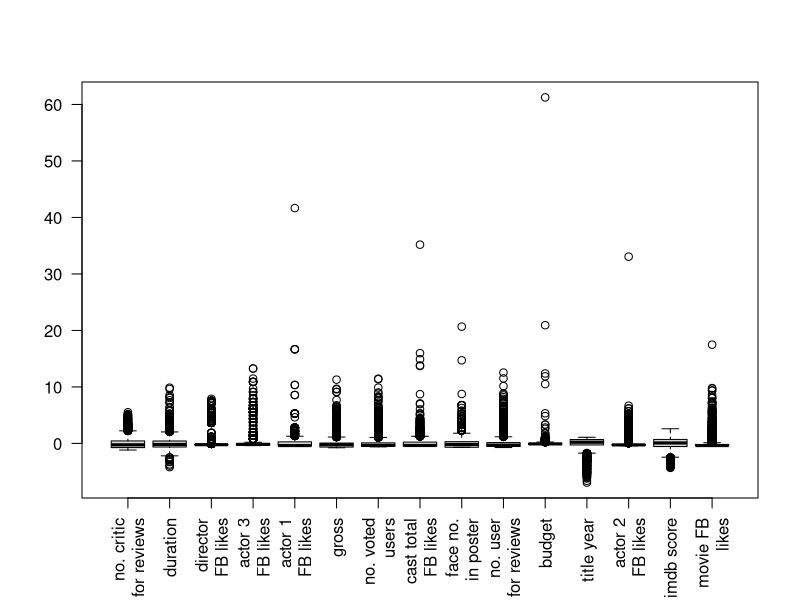

Generate this figure with R: (Note: this script raises an error after producing the figure.)
#Data
imdbData_Clean <- read.csv("Data/Clean IMDb Data.csv")
numData <- imdbData_Clean[sapply(imdbData_Clean, function(x) is.numeric(x))]
str(numData)

#Boxplots
boxplot(scale(numData), las = 2, xaxt = "n")
axis(1, las = 2, at = 1:15, labels = c("no. critic\nfor reviews",  
                              "duration",                 
                              "director\nFB likes",  
                              "actor 3\nFB likes",  
                              "actor 1\nFB likes",  
                              "gross",               
                              "no. voted\nusers",        
                              "cast total\nFB likes",
                              "face no.\nin poster",     
                              "no. user\nfor reviews",
                              "budget",              
                              "title year",          
                              "actor 2\nFB likes",  
                              "imdb score",
                              "movie FB\nlikes"))  

names(numData)

#PC Analysis
imdbData_Clean <- read.csv("Clean IMDb Data.csv")
imputed_data <- imdbData_Clean
gross_cat <- rep(NA, nrow(imdbData_Clean))
imputed_data <- cbind(imputed_data,gross_cat)
low <- 0
med <- quantile(imputed_data$gross, 0.33)
high <- quantile(imputed_data$gross, 0.66)
for(i in 1:nrow(imdbData_Clean)){
  if(is.na(imputed_data$gross[i])){
    imputed_data$gross_cat[i] = 'black'
  }
  else if(imputed_data$gross[i] >= low & imputed_data$gross[i] < med){
    imputed_data$gross_cat[i] = 'green'
  }
  else if(imputed_data$gross[i] >= med & imputed_data$gross[i] < high){
    imputed_data$gross_cat[i] = 'blue'
  }
  else if(imputed_data$gross[i] >= high){
    imputed_data$gross_cat[i] = 'red'
  }
}

plot(pmovie$scores[, 1], pmovie$scores[, 2],
     ylim = range(-10,8),
     xlab = "PC1", ylab = "PC2", cex=0.6, lwd = 2, type = 'p',
     col = imputed_data$gross_cat, pch = 16
)



#same again only for critics reviews 
critics_review_cat <- rep(NA, nrow(imdbData_Clean))
imputed_data <- cbind(imputed_data,critics_review_cat)
low <- 0
med <- quantile(imputed_data$num_critic_for_reviews, 0.33)
high <- quantile(imputed_data$num_critic_for_reviews, 0.66)
for(i in 1:nrow(imdbData_Clean)){
  if(is.na(imputed_data$num_critic_for_reviews[i])){
    imputed_data$critics_review_cat[i] = 'black'
  }
  else if(imputed_data$num_critic_for_reviews[i] >= low & imputed_data$num_critic_for_reviews[i] < med){
    imputed_data$critics_review_cat[i] = 'green'
  }
  else if(imputed_data$num_critic_for_reviews[i] >= med & imputed_data$num_critic_for_reviews[i] < high){
    imputed_data$critics_review_cat[i] = 'blue'
  }
  else if(imputed_data$num_critic_for_reviews[i] >= high){
    imputed_data$critics_review_cat[i] = 'red'
  }
}

plot(pmovie$scores[, 1], pmovie$scores[, 2],
     ylim = range(-10,5),
     xlim = range(-5,6),
     xlab = "PC1", ylab = "PC2", cex=0.8, lwd = 2, type = 'p',
     col = imputed_data$critics_review_cat, pch = 16
)


movie_fb_cat <- rep(NA, nrow(imdbData_Clean))
imputed_data <- cbind(imputed_data, movie_fb_cat)
for(i in 1:nrow(imdbData_Clean)){
  if(imputed_data$movie_facebook_likes[i] == 0){
    imputed_data$movie_fb_cat[i] = 'black'
  }
  else if(imputed_data$movie_facebook_likes[i] != 0){
    imputed_data$movie_fb_cat[i] = 'red'
  }
}

plot(pmovie$scores[, 1], pmovie$scores[, 2],
     ylim = range(-10,5),
     xlim = range(-5,6),
     xlab = "PC1", ylab = "PC2", cex=0.8, lwd = 2, type = 'p',
     col = imputed_data$movie_fb_cat, pch = 16
)



num_users_cat <- rep(NA, nrow(imdbData_Clean))
imputed_data <- cbind(imputed_data,num_users_cat)
low <- 0
med <- quantile(imputed_data$num_user_for_reviews, 0.33)
high <- quantile(imputed_data$num_user_for_reviews, 0.66)
for(i in 1:nrow(imdbData_Clean)){
  if(is.na(imputed_data$num_user_for_reviews[i])){
    imputed_data$num_users_cat[i] = 'black'
  }
  else if(imputed_data$num_user_for_reviews[i] >= low & imputed_data$num_user_for_reviews[i] < med){
    imputed_data$num_users_cat[i] = 'green'
  }
  else if(imputed_data$num_user_for_reviews[i] >= med & imputed_data$num_user_for_reviews[i] < high){
    imputed_data$num_users_cat[i] = 'blue'
  }
  else if(imputed_data$num_user_for_reviews[i] >= high){
    imputed_data$num_users_cat[i] = 'red'
  }
}

plot(pmovie$scores[, 1], pmovie$scores[, 2],
     ylim = range(-10,5),
     xlim = range(-5,6),
     xlab = "PC1", ylab = "PC2", cex=0.6, lwd = 2, type = 'p',
     col = imputed_data$num_users_cat, pch = 16
)


num_voters_cat <- rep(NA, nrow(imdbData_Clean))
imputed_data <- cbind(imputed_data,num_voters_cat)
low <- 0
med <- quantile(imputed_data$num_voted_users, 0.33)
high <- quantile(imputed_data$num_voted_users, 0.66)
for(i in 1:nrow(imdbData_Clean)){
  if(is.na(imputed_data$num_voted_users[i])){
    imputed_data$num_voters_cat[i] = 'black'
  }
  else if(imputed_data$num_voted_users[i] >= low & imputed_data$num_voted_users[i] < med){
    imputed_data$num_voters_cat[i] = 'green'
  }
  else if(imputed_data$num_voted_users[i] >= med & imputed_data$num_voted_users[i] < high){
    imputed_data$num_voters_cat[i] = 'blue'
  }
  else if(imputed_data$num_voted_users[i] >= high){
    imputed_data$num_voters_cat[i] = 'red'
  }
}

# fancycolour plot ----------
legend.col <- function(col, lev){
  
  opar <- par
  
  n <- length(col)
  
  bx <- par("usr")
  
  box.cx <- c(bx[2] + (bx[2] - bx[1]) / 1000,
              bx[2] + (bx[2] - bx[1]) / 1000 + (bx[2] - bx[1]) / 50)
  box.cy <- c(bx[3], bx[3])
  box.sy <- (bx[4] - bx[3]) / n
  
  xx <- rep(box.cx, each = 2)
  
  par(xpd = TRUE)
  for(i in 1:n){
    
    yy <- c(box.cy[1] + (box.sy * (i - 1)),
            box.cy[1] + (box.sy * (i)),
            box.cy[1] + (box.sy * (i)),
            box.cy[1] + (box.sy * (i - 1)))
    polygon(xx, yy, col = col[i], border = col[i])
    
  }
  par(new = TRUE)
  plot(0, 0, type = "n",
       ylim = c(min(lev), max(lev)),
       yaxt = "n", ylab = "",
       xaxt = "n", xlab = "",
       frame.plot = FALSE)
  axis(side = 4, las = 2, tick = FALSE, line = .01, cex.axis=0.5)
  par <- opar
}
colr <- rev(terrain.colors(100))
plot(pmovie$scores[, 1], pmovie$scores[, 2],
     ylim = range(-10,8),
     xlab = "PC1", ylab = "PC2", cex=0.6, lwd = 2, type = 'p',
     col = colr[as.numeric(cut(imputed_data$gross,breaks = 100))], pch = 16)
legend.col(col = colr, lev = imputed_data$gross)

colr <- rev(terrain.colors(100))
plot(pmovie$scores[, 1], pmovie$scores[, 2],
     ylim = range(-10,8),
     xlab = "PC1", ylab = "PC2", cex=0.6, lwd = 2, type = 'p',
     col = colr[as.numeric(cut(imputed_data$gross,breaks = 100))], pch = 16)
grid()
legend.col(col = colr, lev = imputed_data$gross)



